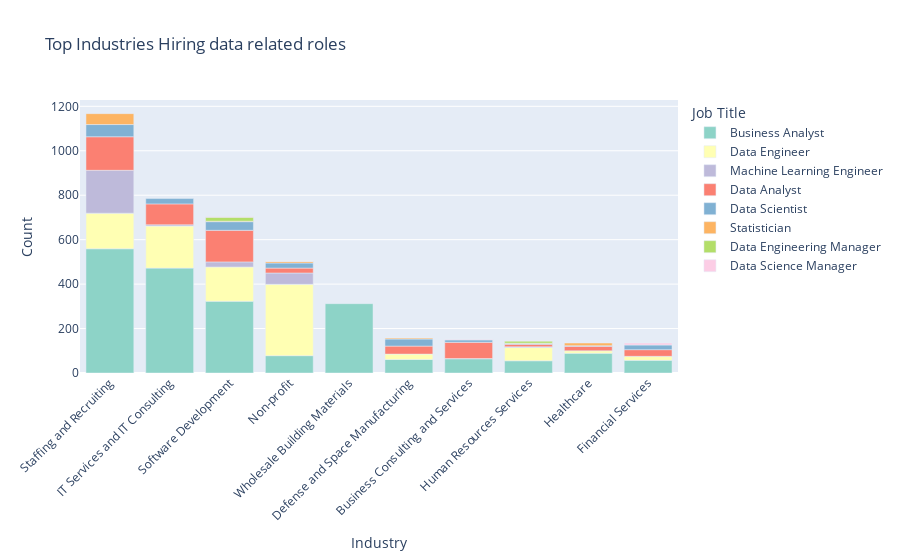

Here is the notebook cell this chart was saved with:
### Markdown cell above
### Top Industries hiring data profesional

### Code cell
Top_10_Industry = Data_jobs['Industry'].value_counts().head(10).index

filtered_data = Data_jobs[Data_jobs['Industry'].isin(Top_10_Industry)]

Job_tite_count = filtered_data.groupby(['Industry', 'Job Title']).size().reset_index(name='count')

Job_tite_count_sorted = Job_tite_count.sort_values(by='count', ascending=False)

fig = px.bar(Job_tite_count_sorted, x='Industry', y='count', color='Job Title',
             labels={'Industry': 'Industry', 'count': 'Count', 'Job Title': 'Job Title'},
             title='Top Industries Hiring data related roles',
             template='plotly', color_discrete_sequence=px.colors.qualitative.Set3)

fig.update_layout(xaxis_tickangle=-45,
                  xaxis={'categoryorder':'total descending'})

fig.show()

### Figure 1 — Plotly figure (JSON) as saved in the notebook; plotly's stock layout.template omitted (floating-point values rounded to 4 significant figures)
{"data": [{"hovertemplate": "Job Title=Business Analyst<br>Industry=%{x}<br>Count=%{y}<extra></extra>", "legendgroup": "Business Analyst", "marker": {"color": "rgb(141,211,199)", "pattern": {"shape": ""}}, "name": "Business Analyst", "orientation": "v", "showlegend": true, "textposition": "auto", "type": "bar", "x": ["Staffing and Recruiting", "IT Services and IT Consulting", "Software Development", "Wholesale Building Materials", "Healthcare", "Non-profit", "Business Consulting and Services", "Defense and Space Manufacturing", "Financial Services", "Human Resources Services"], "xaxis": "x", "y": [559, 472, 323, 312, 89, 78, 64, 61, 57, 55], "yaxis": "y"}, {"hovertemplate": "Job Title=Data Engineer<br>Industry=%{x}<br>Count=%{y}<extra></extra>", "legendgroup": "Data Engineer", "marker": {"color": "rgb(255,255,179)", "pattern": {"shape": ""}}, "name": "Data Engineer", "orientation": "v", "showlegend": true, "textposition": "auto", "type": "bar", "x": ["Non-profit", "IT Services and IT Consulting", "Staffing and Recruiting", "Software Development", "Human Resources Services", "Defense and Space Manufacturing", "Financial Services", "Healthcare", "Business Consulting and Services"], "xaxis": "x", "y": [321, 189, 160, 154, 60, 24, 18, 11, 1], "yaxis": "y"}, {"hovertemplate": "Job Title=Machine Learning Engineer<br>Industry=%{x}<br>Count=%{y}<extra></extra>", "legendgroup": "Machine Learning Engineer", "marker": {"color": "rgb(190,186,218)", "pattern": {"shape": ""}}, "name": "Machine Learning Engineer", "orientation": "v", "showlegend": true, "textposition": "auto", "type": "bar", "x": ["Staffing and Recruiting", "Non-profit", "Software Development", "IT Services and IT Consulting", "Human Resources Services"], "xaxis": "x", "y": [193, 51, 23, 6, 3], "yaxis": "y"}, {"hovertemplate": "Job Title=Data Analyst<br>Industry=%{x}<br>Count=%{y}<extra></extra>", "legendgroup": "Data Analyst", "marker": {"color": "rgb(251,128,114)", "pattern": {"shape": ""}}, "name": "Data Analyst", "orientation": "v", "showlegend": true, "textposition": "auto", "type": "bar", "x": ["Staffing and Recruiting", "Software Development", "IT Services and IT Consulting", "Business Consulting and Services", "Defense and Space Manufacturing", "Financial Services", "Non-profit", "Healthcare", "Human Resources Services"], "xaxis": "x", "y": [151, 142, 94, 73, 36, 30, 22, 20, 11], "yaxis": "y"}, {"hovertemplate": "Job Title=Data Scientist<br>Industry=%{x}<br>Count=%{y}<extra></extra>", "legendgroup": "Data Scientist", "marker": {"color": "rgb(128,177,211)", "pattern": {"shape": ""}}, "name": "Data Scientist", "orientation": "v", "showlegend": true, "textposition": "auto", "type": "bar", "x": ["Staffing and Recruiting", "Software Development", "Defense and Space Manufacturing", "IT Services and IT Consulting", "Non-profit", "Financial Services", "Business Consulting and Services", "Human Resources Services", "Healthcare"], "xaxis": "x", "y": [55, 39, 32, 24, 23, 21, 11, 4, 3], "yaxis": "y"}, {"hovertemplate": "Job Title=Statistician<br>Industry=%{x}<br>Count=%{y}<extra></extra>", "legendgroup": "Statistician", "marker": {"color": "rgb(253,180,98)", "pattern": {"shape": ""}}, "name": "Statistician", "orientation": "v", "showlegend": true, "textposition": "auto", "type": "bar", "x": ["Staffing and Recruiting", "Healthcare", "Non-profit", "Defense and Space Manufacturing", "Software Development", "Human Resources Services"], "xaxis": "x", "y": [49, 12, 7, 4, 2, 1], "yaxis": "y"}, {"hovertemplate": "Job Title=Data Engineering Manager<br>Industry=%{x}<br>Count=%{y}<extra></extra>", "legendgroup": "Data Engineering Manager", "marker": {"color": "rgb(179,222,105)", "pattern": {"shape": ""}}, "name": "Data Engineering Manager", "orientation": "v", "showlegend": true, "textposition": "auto", "type": "bar", "x": ["Software Development", "Human Resources Services"], "xaxis": "x", "y": [18, 10], "yaxis": "y"}, {"hovertemplate": "Job Title=Data Science Manager<br>Industry=%{x}<br>Count=%{y}<extra></extra>", "legendgroup": "Data Science Manager", "marker": {"color": "rgb(252,205,229)", "pattern": {"shape": ""}}, "name": "Data Science Manager", "orientation": "v", "showlegend": true, "textposition": "auto", "type": "bar", "x": ["Financial Services", "Software Development", "Business Consulting and Services", "Non-profit", "Human Resources Services"], "xaxis": "x", "y": [9, 3, 2, 1, 1], "yaxis": "y"}], "layout": {"barmode": "relative", "legend": {"title": {"text": "Job Title"}, "tracegroupgap": 0}, "title": {"text": "Top Industries Hiring data related roles"}, "xaxis": {"anchor": "y", "categoryorder": "total descending", "domain": [0, 1], "tickangle": -45, "title": {"text": "Industry"}}, "yaxis": {"anchor": "x", "domain": [0, 1], "title": {"text": "Count"}}}}
